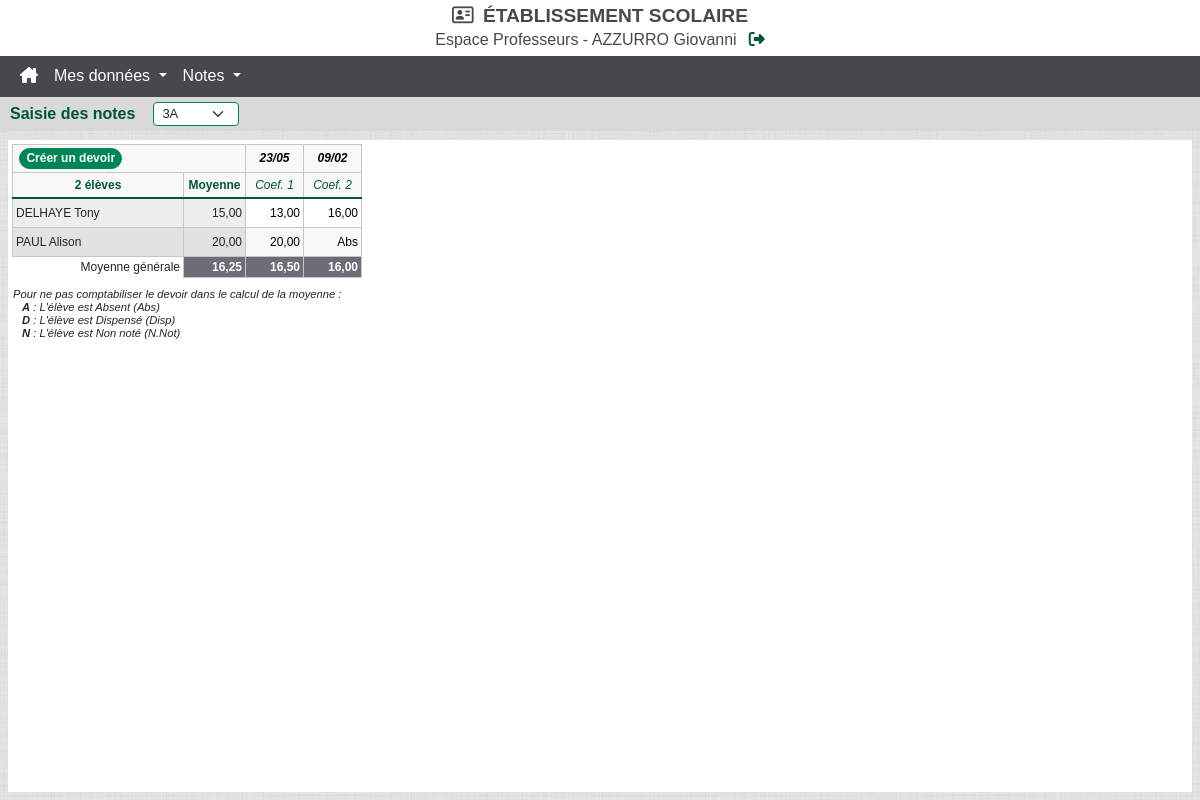
Page /old/saisie.php?classe=3A (signed in) on the committed database.
### tables this page shows
CREATE TABLE `Controles` (
  `idControle` int(11) NOT NULL PRIMARY KEY AUTO_INCREMENT,
  `idEnseignement` int(11) NOT NULL,
  `nomControle` varchar(255) NOT NULL,
  `coefficient` float NOT NULL,
  `dates` date NOT NULL
);

CREATE TABLE `Eleves` (
  `idEleve` int(11) NOT NULL PRIMARY KEY AUTO_INCREMENT,
  `idUtilisateur` int(11) NOT NULL,
  `nom` varchar(255) NOT NULL,
  `prenom` varchar(255) NOT NULL,
  `sexe` varchar(1) NOT NULL,
  `dateNaissance` date NOT NULL,
  `adresse` varchar(255) NOT NULL,
  `telephone` varchar(14) DEFAULT NULL,
  `email` varchar(255) DEFAULT NULL,
  `idClasse` int(11) NOT NULL,
  `respLegal1Id` int(11) NOT NULL,
  `respLegal2Id` int(11) DEFAULT NULL
);

CREATE TABLE `Notes` (
  `idNote` int(11) NOT NULL PRIMARY KEY AUTO_INCREMENT,
  `idEleve` int(11) NOT NULL,
  `idControle` int(11) NOT NULL,
  `note` varchar(5) DEFAULT NULL
);

### old/saisie.php (the view, shortened to what this page needs)
<?php
$listeDesDevoirs = [];
require 'assets/header.php';
if (isset($_GET['classe'])) {
    $queryListDevoirs = "SELECT Controles.dates, Controles.coefficient, Controles.idControle, Controles.nomControle FROM Controles INNER JOIN Enseignement ON Controles.idEnseignement = Enseignement.idEnseignement INNER JOIN Classe ON Enseignement.idClasse = Classe.idClasse WHERE Enseignement.idProf = " . $_SESSION['id'] . " AND Classe.nom = '" . $_GET['classe'] . "' ORDER BY Controles.dates;";
    $reqListDevoirs = mysqli_query($link,$queryListDevoirs);
    $nbreDevoirs = 0;
    while ($idListDevoirs = mysqli_fetch_array($reqListDevoirs)) {
        $listeDesDevoirs[] = [$idListDevoirs['coefficient'],$idListDevoirs['dates'],$idListDevoirs['idControle'],$idListDevoirs['nomControle']];
        $nbreDevoirs ++;
    }
    $queryNbreEleve = "SELECT COUNT(*) FROM Eleves INNER JOIN Classe ON Eleves.idClasse = Classe.idClasse INNER JOIN Enseignement ON Classe.idClasse = Enseignement.idClasse WHERE Enseignement.idProf = " . $_SESSION['id'] . " AND Classe.nom = '" . $_GET['classe'] . "';";
    $reqNbreEleve = mysqli_query($link,$queryNbreEleve);
    while ($idNbreEleve = mysqli_fetch_array($reqNbreEleve)) {
        $nbreEleves = $idNbreEleve['COUNT(*)'];
    }
    $queryNomMatiere = "SELECT Matiere.description FROM Profs INNER JOIN Matiere ON Profs.idMatiere = Matiere.idMatiere INNER JOIN Enseignement ON Enseignement.idProf = Profs.idProf INNER JOIN Classe ON Enseignement.idClasse = Classe.idClasse WHERE Profs.idProf = " . $_SESSION['id'] . " AND Classe.nom = '" . $_GET['classe'] . "';";
    $reqNomMatiere = mysqli_query($link,$queryNomMatiere);
    while ($idNomMatiere = mysqli_fetch_array($reqNomMatiere)) {
        $nomMatiere = $idNomMatiere['description'];
    }
}
?>
<?php if ($_SESSION['role'] == 'Professeur'): ?>
    <div class="choice-bar d-flex align-items-center justify-content-between">
        <div class="d-flex align-items-center">
            <div class="choice-title"> Saisie des notes </div>
            <div class="dropdown d-inline ms-2">
                <form action="" method="GET">
                    <select class="form-select form-select-sm" name="classe" id="classe" onchange="this.form.submit()">
                        <?php
                        $queryListClasse = "SELECT DISTINCT nom FROM Classe INNER JOIN Enseignement ON Classe.idClasse = Enseignement.idClasse WHERE Enseignement.idProf = " . $_SESSION['id'] . ";";
                        $reqListClasse = mysqli_query($link,$queryListClasse);
                        while ($idListClasse = mysqli_fetch_array($reqListClasse)): ?>
                            <option <?php if (isset($_GET['classe']) && $_GET['classe'] == $idListClasse['nom']) {echo 'selected';} ?> value="<?= $idListClasse['nom'] ?>">
                                <?= $idListClasse['nom'] ?>
                            </option>
                        <?php endwhile; ?>
                    </select>
                </form>
            </div>
        </div>
    </div>
    <div class="listEleve table-responsive">
        <?php if (isset($_GET['classe'])): ?>
            <table class="table-saisie">
                <col style="min-width: 171px;">
                <col style="min-width: 62px;">
                <?php $nbre = 0; while ($nbre != $nbreDevoirs): ?>
                    <col style="min-width: 57px;">
                    <?php $nbre ++ ?>
                <?php endwhile; ?>
                <thead>
                    <tr>
                        <th colspan="2" style="text-align: left;">
                            <button type="button" class="btn btn-primary btn-sm ms-1" data-bs-toggle="modal" data-bs-target="#creeDevoir" style="padding: 0.03rem 0.4rem; background-color: var(--main3); border-color: var(--main3); border-radius: 15px; font-size: 0.75rem; font-weight: 800;">
                                Créer un devoir
                            </button>
                        </th>
                        <?php $nbre = 0; while ($nbre != $nbreDevoirs): ?>
                            <th style="padding: 0!important;" data-bs-toggle="popover" data-bs-placement="bottom" data-bs-trigger="hover focus" data-bs-custom-class="custom-popover" data-bs-content="<p><b><?= $nomMatiere ?></b><br/><?= date_format(date_create($listeDesDevoirs[$nbre][1]), 'd/m/Y') . ' - <i>' . $listeDesDevoirs[$nbre][3] . '</i>' ?></p>Coefficient : <?= $listeDesDevoirs[$nbre][0] ?>" data-bs-html="true">
                                <button type="button" class="btn btn-primary modifier-devoir" data-bs-toggle="modal" data-bs-target="<?= '#modifDevoir' . $listeDesDevoirs[$nbre][2] ?>">
                                    <?= date_format(date_create($listeDesDevoirs[$nbre][1]), 'd/m') ?>
                                </button>
                            </th>
                            <?php $nbre ++ ?>
                        <?php endwhile; ?>
                    </tr>
                    <tr>
                        <th> <?php if (isset($nbreEleves)) {echo $nbreEleves . ' élèves';} ?> </th>
                        <th> Moyenne </th>
                        <?php $nbre = 0; while ($nbre != $nbreDevoirs): ?>
                            <th style="font-weight: 500; font-style: italic;"> Coef. <?= $listeDesDevoirs[$nbre][0] ?> </th>
                            <?php $nbre ++ ?>
                        <?php endwhile; ?>
                    </tr>
                </thead>
                <tbody>
                    <?php
                    $queryListEleve = "SELECT DISTINCT Eleves.nom, Eleves.prenom, Eleves.idEleve FROM Eleves INNER JOIN Classe ON Classe.idClasse = Eleves.idClasse WHERE Classe.nom = '" . $_GET['classe'] . "';";
                    $reqListEleve = mysqli_query($link,$queryListEleve);
                    while ($idListEleve = mysqli_fetch_array($reqListEleve)): ?>
                        <tr>
                            <td class="devoir"> <?= $idListEleve['nom'] . ' ' . $idListEleve['prenom'] ?> </td>
                            <td class="note-elem devoir">
                                <?php
                                $nbre = 0;
                                $sommeNote = $sommeNoteNbre = NULL;
                                while ($nbre != $nbreDevoirs) {
                                    $queryNoteEleveA = "SELECT Notes.note FROM Notes INNER JOIN Controles ON Notes.idControle = Controles.idControle INNER JOIN Enseignement ON Controles.idEnseignement = Enseignement.idEnseignement WHERE Notes.idEleve = " . $idListEleve['idEleve'] . " AND Enseignement.idProf = " . $_SESSION['id'] . " AND Controles.idControle = " . $listeDesDevoirs[$nbre][2] . ";";
                                    $reqNoteEleveA = mysqli_query($link,$queryNoteEleveA);
                                    while ($idNoteEleveA = mysqli_fetch_array($reqNoteEleveA)) {
                                        if (gettype($idNoteEleveA['note']) != 'NULL' && $idNoteEleveA['note'] != 'Abs' && $idNoteEleveA['note'] != 'N.Not' && $idNoteEleveA['note'] != 'Disp') {
                                            $sommeNote += (float)$idNoteEleveA['note'] * $listeDesDevoirs[$nbre][0];
                                            $sommeNoteNbre += $listeDesDevoirs[$nbre][0];
                                        }
                                    }
                                    $nbre ++;
                                }
                                if (gettype($sommeNote) != 'NULL') {echo number_format($sommeNote / $sommeNoteNbre, 2, ',', ' ');} else {echo 'N.Not';}
                                ?>
                            </td>
                            <?php $nbre = 0; while ($nbre != $nbreDevoirs): ?>
                                <?php
                                $queryNoteEleveB = "SELECT Notes.note, Notes.idNote FROM Notes INNER JOIN Controles ON Notes.idControle = Controles.idControle INNER JOIN Enseignement ON Controles.idEnseignement = Enseignement.idEnseignement WHERE Notes.idEleve = " . $idListEleve['idEleve'] . " AND Enseignement.idProf = " . $_SESSION['id'] . " AND Controles.idControle = " . $listeDesDevoirs[$nbre][2] . ";";
                                $reqNoteEleveB = mysqli_query($link,$queryNoteEleveB);
                                while ($idNoteEleveB = mysqli_fetch_array($reqNoteEleveB)): ?>
                                    <td class="note-elem enter-des-notes">
                                        <form action="" method="POST">
                                            <input class="enter-note" name="<?= 'note' . $idNoteEleveB['idNote'] ?>" type="text" value="<?php if (gettype($idNoteEleveB['note']) == 'NULL') {echo '';} elseif ($idNoteEleveB['note'] == 'Abs' || $idNoteEleveB['note'] == 'N.Not' || $idNoteEleveB['note'] == 'Disp') {echo $idNoteEleveB['note'];} else {echo number_format($idNoteEleveB['note'], 2, ',', ' ');} ?>" onchange="this.form.submit()">
                                        </form>
                                    </td>
                                <?php endwhile; ?>
                                <?php $nbre ++ ?>
                            <?php endwhile; ?>
                        </tr>
                    <?php endwhile; ?>
                </tbody>
                <tfoot>
                    <tr>
                        <td class="releve-moyenne-generale"> Moyenne générale </td>
                        <td class="releve-moyenne-generale-note moyenne-elem">
                            <?php
                            $nbre=0;
                            $sommeNote = $sommeNoteNbre = NULL;
                            while ($nbre != $nbreDevoirs) {
                                $queryControleMoyenneG = "SELECT Notes.note, Controles.coefficient FROM Notes INNER JOIN Controles ON Notes.idControle = Controles.idControle WHERE Notes.idControle = " . $listeDesDevoirs[$nbre][2] . " AND Notes.note <> 'NULL';";
                                $reqControleMoyenneG = mysqli_query($link,$queryControleMoyenneG);
                                while ($idControleMoyenneG = mysqli_fetch_array($reqControleMoyenneG)) {
                                    if ($idControleMoyenneG['note'] != 'Abs' && $idControleMoyenneG['note'] != 'N.Not' && $idControleMoyenneG['note'] != 'Disp') {
                                        $sommeNote += (float)$idControleMoyenneG['note'] * $idControleMoyenneG['coefficient'];
                                        $sommeNoteNbre += $idControleMoyenneG['coefficient'];
                                    }
                                }
                                $nbre ++;
                            }
                            if (gettype($sommeNote) != 'NULL') {
                                echo number_format($sommeNote / $sommeNoteNbre, 2, ',', ' ');
                            } else {echo 'N.Not';}
                            ?>
                        </td>
                        <?php $nbre=0; while ($nbre != $nbreDevoirs): ?>
                            <?php
                            $queryControleMoyenne = "SELECT Notes.note, Controles.coefficient FROM Notes INNER JOIN Controles ON Notes.idControle = Controles.idControle WHERE Notes.idControle = " . $listeDesDevoirs[$nbre][2] . " AND Notes.note <> 'NULL';";
                            $reqControleMoyenne = mysqli_query($link,$queryControleMoyenne);
                            $sommeNote = $sommeNoteNbre = NULL;
                            while ($idControleMoyenne = mysqli_fetch_array($reqControleMoyenne)) {
                                if ($idControleMoyenne['note'] != 'Abs' && $idControleMoyenne['note'] != 'N.Not' && $idControleMoyenne['note'] != 'Disp') {
                                    $sommeNote += (float)$idControleMoyenne['note'] * $idControleMoyenne['coefficient'];
                                    $sommeNoteNbre += $idControleMoyenne['coefficient'];
                                }
                            }
                            ?>
                            <td class="releve-moyenne-generale-note moyenne-elem">
                                <?php if (gettype($sommeNote) != 'NULL') {echo number_format($sommeNote / $sommeNoteNbre, 2, ',', ' ');} else {echo 'N.Not';} ?>
                            </td>
                            <?php $nbre ++ ?>
                        <?php endwhile; ?>
                    </tr>
                </tfoot>
            </table>
            <div class="info-note" style="margin-top: 10px;">
                Pour ne pas comptabiliser le devoir dans le calcul de la moyenne : <br>
                <span class="caract">A</span> : L'élève est Absent (Abs) <br>
                <span class="caract">D</span> : L'élève est Dispensé (Disp) <br>
                <span class="caract">N</span> : L'élève est Non noté (N.Not)
            </div>
        <?php endif ?>
    </div>
<?php endif ?>
<?php
require 'assets/footer.php';
?>

### rows in the picture
controles: dates "23/05"
controles: dates "09/02", coefficient "2"
eleves: nom "DELHAYE", prenom "Tony", sommeNoteNbre "15,00"
notes: note "13,00"
notes: note "16,00"
eleves: nom "PAUL", prenom "Alison", sommeNoteNbre "20,00"
notes: note "20,00"
notes: note "Abs"

### other values in the picture
$role "Professeurs"
$_SESSION['nom'] "AZZURRO"
$_SESSION['prenom'] "Giovanni"
$nbreEleves "2"
$listeDesDevoirs[$nbre][0] "1"
$sommeNote / $sommeNoteNbre "16,25"
$sommeNote / $sommeNoteNbre "16,50"
$sommeNote / $sommeNoteNbre "16,00"
form field classe "3A"
